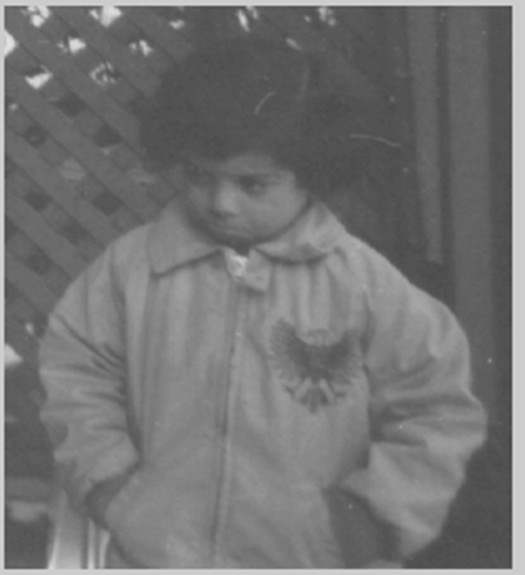
#> input picture sourse.png, 525 x 575 px, found by its file name
$ python MainCode.py
#> lines starting #> are read from the running program, lines starting #| are printed output that depends on the picture
#> in main, Img_1 is the input picture: shape (575, 525); min 66, max 225, mean 115.1
import numpy as np
import cv2
import os

def Histogram(img_1):
    imgarray = np.array(img_1)
    HisArray = []
    AimArray = []
    TmpImg = []
    index = imgarray.shape
#> index = (575, 525)
    for i in range(256):
        HisArray.append(int(0))
        AimArray.append(int(0))
    for x in range(index[0]):
        for y in range(index[1]):
            HisArray[imgarray[x][y]] += 1
            TmpImg.append(int(0))
    LastImg = np.array(TmpImg).reshape(index[0],index[1])
    AllInx = index[0] * index[1]
#> AllInx = 301875
    for x in range(256):
        for y in range(x):
            AimArray[x] += HisArray[y]
#> after the loop, AimArray = 256 values from 0 to 301875
    for i in range(256):
       AimArray[i] = int(AimArray[i] / AllInx * 255)
#> after the loop, AimArray = 256 values from 0 to 255
    for x in range(index[0]):
        for y in range(index[1]):
            tmp = imgarray[x][y]
            LastImg[x][y] = AimArray[tmp]
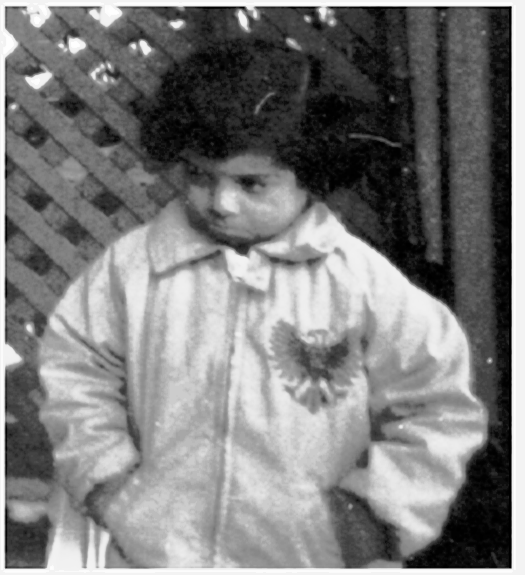
#> LastImg: shape (575, 525) int64; min 0, max 254, mean 125
    cv2.imwrite('aim.png',np.array(LastImg))
    #print(AimArray)
    #print(np.array(AimArray))

def main():
    Img_1 = cv2.imread('E:\\Microsoft VS Code\\MyPython\\Demo_1\\sourse.png',2|4)
    Histogram(Img_1)
    #cv2.imshow('asd.png',Img_2)
    #os.system('pause')
    return None

if __name__ == '__main__':
    main()
